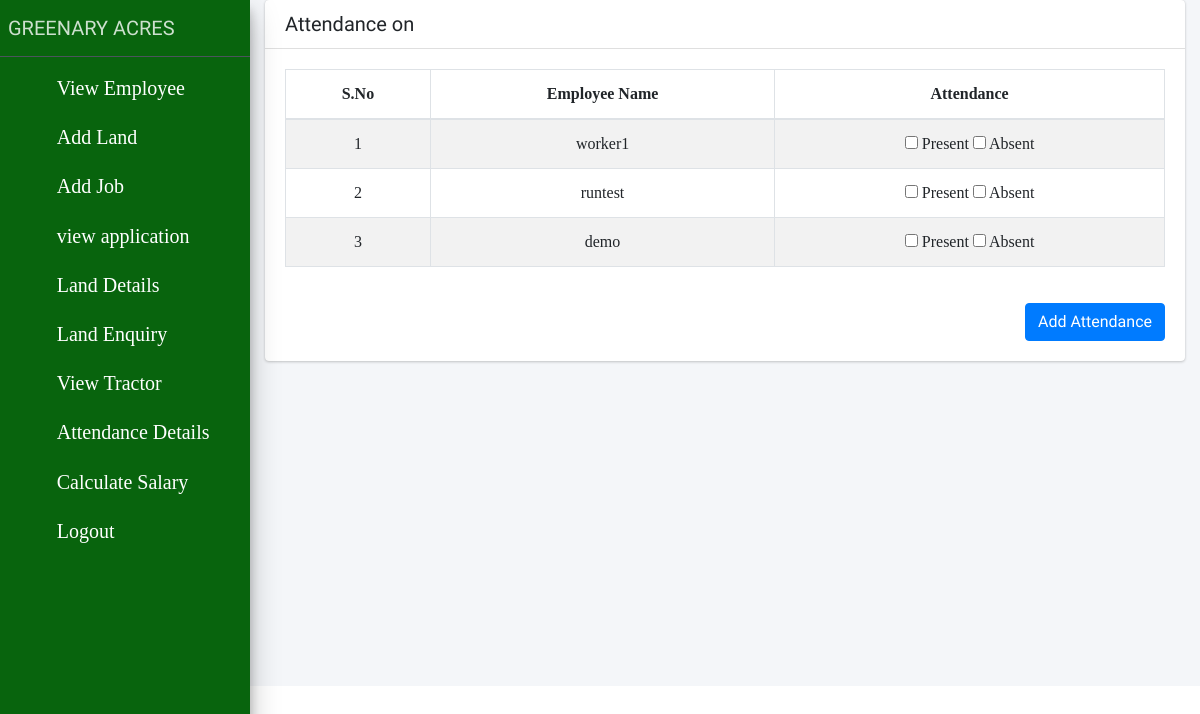
Page /show_attendance/ (signed in) on the committed database.
### app/models.py (models this page shows, shortened)
class Apply(models.Model):
	job_id=models.ForeignKey(Job_Detail,on_delete=models.CASCADE,null=True)
	worker_id = models.ForeignKey(Worker_Detail, on_delete=models.CASCADE)
	farmer_id = models.ForeignKey(Register_Detail, on_delete=models.CASCADE,null=True,blank=True)
	status = models.CharField(max_length=50)
	job_status = models.CharField(max_length=20)
	salary = models.CharField(max_length=50)

class Worker_Detail(models.Model):
	name = models.CharField(max_length=50)
	email = models.EmailField(max_length=100)
	mobile = models.CharField(max_length=20)
	username = models.CharField(max_length=50)
	password = models.CharField(max_length=50)
	experience = models.CharField(max_length=50)
	address = models.TextField(max_length=100)
	user_type = models.CharField(max_length=30,default='worker')

### app/views.py (the view, shortened to what this page needs)
# urls.py: path('show_attendance/', views.show_attendance,name="show_attendance"),
def show_attendance(request):
	if 'farmer' in request.session:
		farmers_id = request.session['farmer_id']
		farmer_id=Register_Detail.objects.get(id=int(farmers_id))
		date = request.GET.get('date')
		detail = Apply.objects.filter(job_status='hired',farmer_id=farmer_id)
		att = Attendance.objects.filter(date=date,farmer_id=farmer_id)
		tot = Attendance.objects.filter(date=date,farmer_id=farmer_id).aggregate(Count('employee_id'))
		present = Attendance.objects.filter(date=date,attendance='yes',farmer_id=farmer_id).aggregate(Count('attendance'))
		absent = Attendance.objects.filter(date=date,attendance='no',farmer_id=farmer_id).aggregate(Count('attendance'))
	return render(request,'show_attendance.html',{'detail':detail,'att':att,'tot':tot,'present':present,'absent':absent})

### app/templates/show_attendance.html (shortened to what this page needs)
{% include 'user_header.html' %}
 <div class="container" style="margin:0 auto;">
 	<form method="POST"> {% csrf_token %}
        <div class="col-xl-12 col-lg-12 col-md-12 col-sm-12 col-12">
            <div class="card">
                <h5 class="card-header">Attendance on {{request.GET.date}}</h5>
                <div class="card-body">
                    <div class="table-responsive">
                        <table class="table table-striped table-bordered first">
                            <thead>
                                <tr >
                                    <th >S.No</th>
                                    <th >Employee Name</th>
                                    <th >Attendance</th>
                                </tr>
                            </thead>
                            <tbody>
                                {% if att %}
                                    {% for i in att %}
                                    <tr>
                                        <td>{{forloop.counter}}</td>
                                        <td>{{i.employee_id.name}}</td>
                                        <td>
                                            {% if i.attendance == 'yes' %}
                                                <span style="font-size:15px;color: green;">Present</span>
                                            {% else %}
                                                 <span style="font-size:15px;color: red;">Absent</span>
                                            {% endif %}
                                        </td>
                                    </tr>
                                     {% empty %}
                                    <tr>
                                        <td colspan="8" class="text-center bg-primary">No Staff</td>
                                    </tr>
                                {% endfor %}
                                {% else %}
                                {% for i in detail %}
                                    <tr>
                                        <td>{{forloop.counter}}</td>
                                        <td>{{i.worker_id.name}}</td>
                                        <td>
                                                <input type="checkbox" name="attendance[]" value="yes"> Present
                                                <input type="checkbox" name="attendance[]" value="no"> Absent
                                        </td>
                                    </tr>
                                     {% empty %}
                                    <tr>
                                        <td colspan="8" class="text-center bg-primary">No Staff</td>
                                    </tr>
                                {% endfor %}
                                {% endif %}
                            </tbody>
                        </table>
                        {% if att %}
                        <div class="pull-right" style="text-align: right;margin-right:30px;">
                            <span style="font-size: 15px;font-weight: bold;color: #000;">No of Employee: {{tot.employee_id__count}}</span><br>
                            <span style="font-size: 15px;font-weight: bold;color:green;">No of Present: {{present.attendance__count}}</span><br>
                            <span style="font-size: 15px;font-weight: bold;color:red;">No of Absent: {{absent.attendance__count}}</span>
                        </div>
                        {% else %}
                        <input type="submit" value="Add Attendance" class="btn btn-primary pull-right" id="add_marks" style="margin-top: 20px;float: right;">
                        {% endif %}
                    </div>
                </div>
            </div>
        </div>
 </form>
</div>

### app/templates/user_header.html (style rules this page uses)
th,tr { text-align: center; }

### app/templates/show_attendance.html (style rules this page uses)
table { font-family: times new roman; border-collapse: collapse; width: 100%; }
td, th { border: 1px solid #dddddd; text-align: center; padding: 8px; }

### rows in the picture
Apply: worker_id.name "worker1"
Apply: worker_id.name "runtest"
Apply: worker_id.name "demo"
